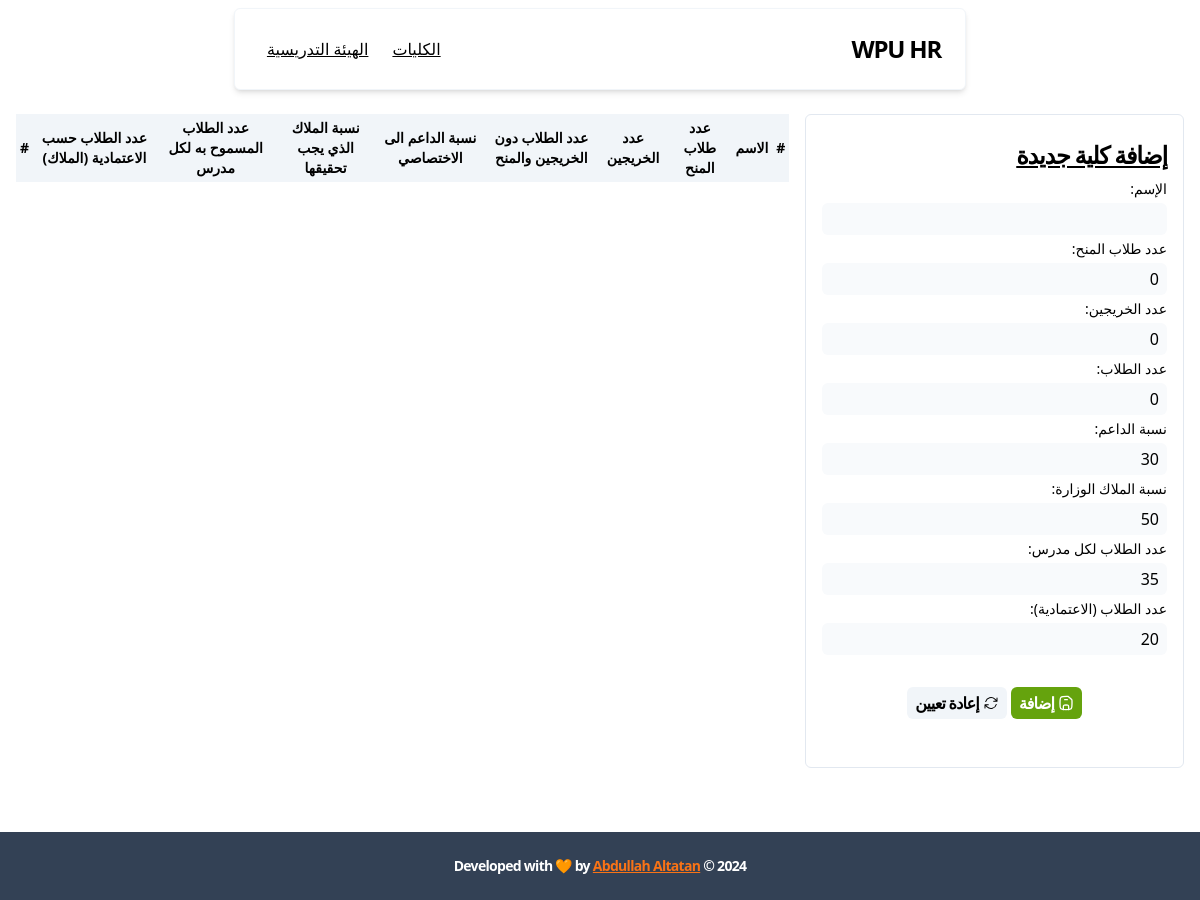
Before: /faculties/ with the older database file.
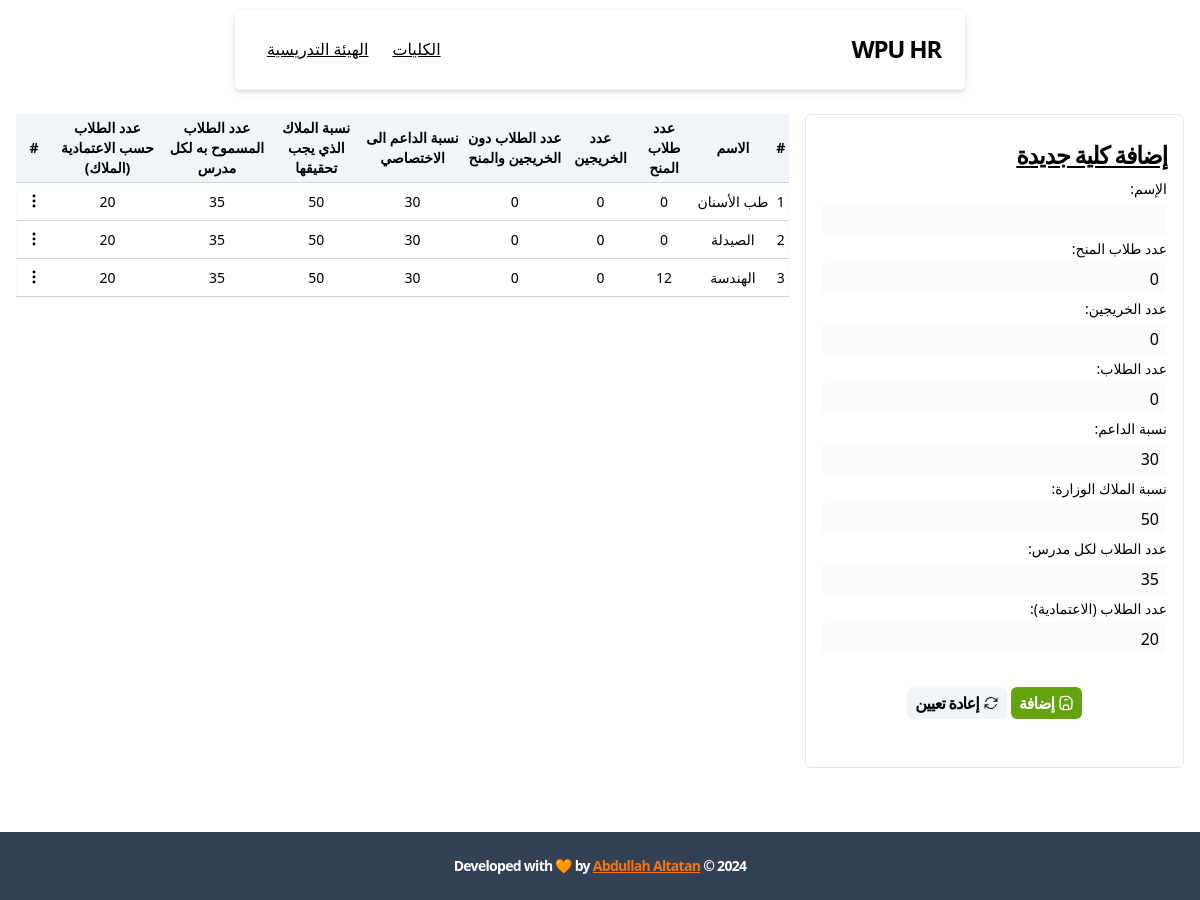
After: the same page with the newer database file.
### apps/faculties/models.py (models this page shows, shortened)
class Faculty(models.Model):
    class Meta:
        verbose_name_plural = 'Faculties'
    name = models.CharField(max_length=255, unique=True, verbose_name='الإسم')
    count_of_scholarship_students = models.PositiveBigIntegerField(
        default=0,
        validators=count_validator,
        help_text="عدد طلاب المنح",
        verbose_name='عدد طلاب المنح'
    )
    count_of_graduates = models.PositiveBigIntegerField(
        default=0,
        validators=count_validator,
        help_text="عدد الخريجين",
        verbose_name="عدد الخريجين",
    )
    count_of_students = models.PositiveBigIntegerField(
        default=0,
        validators=count_validator,
        help_text="عدد الطلاب دون الخريجين والمنح",
        verbose_name="عدد الطلاب",
    )
    ratio_specialist_support = models.PositiveBigIntegerField(
        default=30,
        validators=rate_validator,
        help_text='نسبة الداعم الى الاختصاصي',
        verbose_name='نسبة الداعم',
    )
    ratio = models.PositiveBigIntegerField(
        default=50,
        validators=rate_validator,
        help_text='نسبة الملاك الذي يجب تحقيقها',
        verbose_name='نسبة الملاك الوزارة',
    )
    ratio_count = models.PositiveBigIntegerField(
        default=35,
        validators=count_validator,
        help_text='عدد الطلاب المسموح به لكل مدرس',
        verbose_name='عدد الطلاب لكل مدرس',
    )
    ratio_staff_count = models.PositiveBigIntegerField(
        default=20,
        validators=count_validator,
        help_text='عدد الطلاب حسب الاعتمادية (الملاك)',
        verbose_name='عدد الطلاب (الاعتمادية)',
    )

### apps/faculties/views.py (the view)
# urls.py: path('', view=views.index, name='index'),
def index(request: HttpRequest) -> HttpResponse:
    faculties = models.Faculty.objects.all()
    form = forms.FacultyForm()
    context = {
        'faculties': faculties,
        'form': form,
    }
    return render(request, 'faculties/index.html', context)

### apps/faculties/forms.py
class FacultyForm(forms.ModelForm):
    class Meta:
        model = models.Faculty
        fields = '__all__'

### templates/faculties/index.html (shortened to what this page needs)
{% extends 'base.html' %}
{% block body %}
  <div class="relative grid grid-cols-3 gap-4">
    <div class="col-span-1">
      {% include 'faculties/partials/add-faculty-form.html' %}
    </div>
    <div class="col-span-2">
      {% include 'faculties/partials/faculties-table.html' %}
    </div>
  </div>
{% endblock %}

### templates/faculties/partials/faculties-table.html
<div id="faculties-table" class="overflow-auto animate-fade">
  <table class="custom-table">
    <thead>
      <tr>
        <th>#</th>
        <th>الاسم</th>
        <th>عدد طلاب المنح</th>
        <th>عدد الخريجين</th>
        <th>عدد الطلاب دون الخريجين والمنح</th>
        <th>نسبة الداعم الى الاختصاصي</th>
        <th>نسبة الملاك الذي يجب تحقيقها</th>
        <th>عدد الطلاب المسموح به لكل مدرس</th>
        <th>عدد الطلاب حسب الاعتمادية (الملاك)</th>
        <th>#</th>
      </tr>
    </thead>
    <tbody>
      {% for faculty in faculties %}
      <tr id="faculty-{{ faculty.id }}" class="animate-fade">
        <td>{{ forloop.counter }}</td>
        <td>{{ faculty.name }}</td>
        <td>{{ faculty.count_of_scholarship_students }}</td>
        <td>{{ faculty.count_of_graduates }}</td>
        <td>{{ faculty.count_of_students }}</td>
        <td>{{ faculty.ratio_specialist_support }}</td>
        <td>{{ faculty.ratio }}</td>
        <td>{{ faculty.ratio_count }}</td>
        <td>{{ faculty.ratio_staff_count }}</td>
        <td>{% include 'faculties/partials/context-menu.html' %}</td>
      </tr>
      {% endfor %}
    </tbody>
  </table>
</div>

### templates/includes/icons/dots.html
<svg xmlns="http://www.w3.org/2000/svg" width="{{ ratio }}" height="{{ ratio }}" viewBox="0 0 24 24">
	<rect width="24" height="24" fill="none" />
	<path fill="none" stroke="currentColor" stroke-linecap="round" stroke-linejoin="round" stroke-width="2" d="M12 6.75a.75.75 0 1 1 0-1.5a.75.75 0 0 1 0 1.5m0 6a.75.75 0 1 1 0-1.5a.75.75 0 0 1 0 1.5m0 6a.75.75 0 1 1 0-1.5a.75.75 0 0 1 0 1.5" />
</svg>

Changed rows visible on the page:
added Faculty: name "طب الأسنان", count_of_scholarship_students "0", count_of_graduates "0", count_of_students "0", ratio_specialist_support "30", ratio "50", ratio_count "35", ratio_staff_count "20"
added Faculty: name "الصيدلة", count_of_scholarship_students "0", count_of_graduates "0", count_of_students "0", ratio_specialist_support "30", ratio "50", ratio_count "35", ratio_staff_count "20"
added Faculty: name "الهندسة", count_of_scholarship_students "12", count_of_graduates "0", count_of_students "0", ratio_specialist_support "30", ratio "50", ratio_count "35", ratio_staff_count "20"
